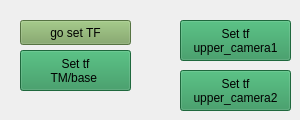
                        <widget class="QWidget" name="tab_5">
                              <attribute name="title">
                                    <string>TF transform</string>
                              </attribute>
                              <widget class="QPushButton" name="btn_set_tf2_tm_base">
                                    <property name="geometry">
                                          <rect>
                                                <x>20</x>
                                                <y>50</y>
                                                <width>111</width>
                                                <height>41</height>
                                          </rect>
                                    </property>
                                    <property name="styleSheet">
                                          <string notr="true">background-color:rgb(42, 145, 85)</string>
                                    </property>
                                    <property name="text">
                                          <string>Set tf
TM/base </string>
                                    </property>
                              </widget>
                              <widget class="QPushButton" name="btn_set_tm_pos_setTF">
                                    <property name="geometry">
                                          <rect>
                                                <x>20</x>
                                                <y>20</y>
                                                <width>111</width>
                                                <height>25</height>
                                          </rect>
                                    </property>
                                    <property name="styleSheet">
                                          <string notr="true">background-color:rgb(120, 161, 92)</string>
                                    </property>
                                    <property name="text">
                                          <string>go set TF</string>
                                    </property>
                              </widget>
                              <widget class="QPushButton" name="btn_set_tf2_upper_camera1">
                                    <property name="geometry">
                                          <rect>
                                                <x>180</x>
                                                <y>20</y>
                                                <width>111</width>
                                                <height>41</height>
                                          </rect>
                                    </property>
                                    <property name="styleSheet">
                                          <string notr="true">background-color:rgb(42, 145, 85)</string>
                                    </property>
                                    <property name="text">
                                          <string>Set tf 
upper_camera1</string>
                                    </property>
                              </widget>
                              <widget class="QPushButton" name="btn_set_tf2_upper_camera2">
                                    <property name="geometry">
                                          <rect>
                                                <x>180</x>
                                                <y>70</y>
                                                <width>111</width>
                                                <height>41</height>
                                          </rect>
                                    </property>
                                    <property name="styleSheet">
                                          <string notr="true">background-color:rgb(42, 145, 85)</string>
                                    </property>
                                    <property name="text">
                                          <string>Set tf 
upper_camera2</string>
                                    </property>
                              </widget>
                        </widget>
